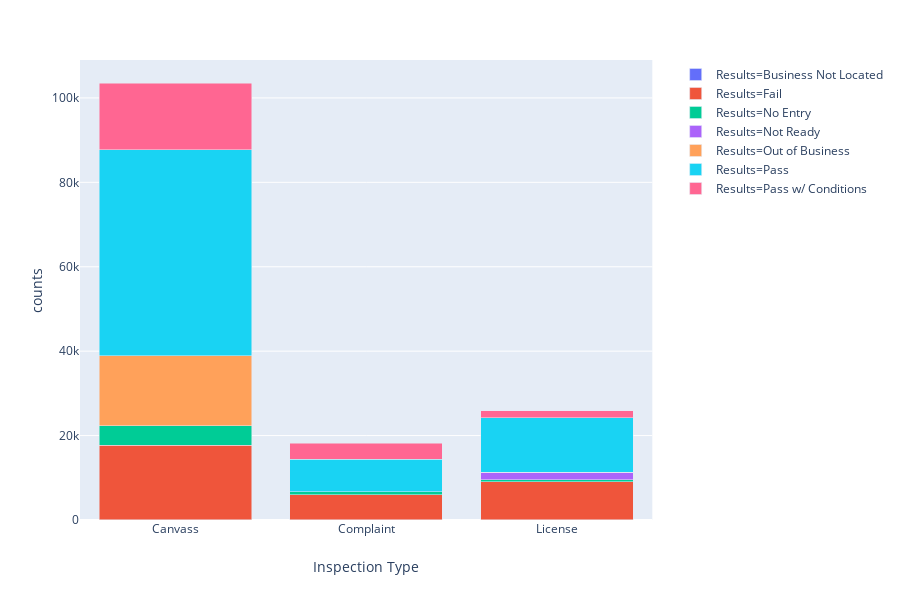

Notebook cell for this chart:
### Code cell
fig = px.bar(inspections_through_time_aggr[inspections_through_time_aggr['Inspection Type'].isin(['Canvass', 'Complaint', 'License'])], 
             x='Inspection Type', y="counts", 
             color='Results', barmode='stack')
fig.show()

### Figure 1 — Plotly figure (JSON) as saved in the notebook; plotly's stock layout.template omitted (floating-point values rounded to 4 significant figures)
{"data": [{"alignmentgroup": "True", "hoverlabel": {"namelength": 0}, "hovertemplate": "Results=Business Not Located<br>Inspection Type=%{x}<br>counts=%{y}", "legendgroup": "Results=Business Not Located", "marker": {"color": "#636efa"}, "name": "Results=Business Not Located", "offsetgroup": "Results=Business Not Located", "orientation": "v", "showlegend": true, "textposition": "auto", "type": "bar", "x": ["Canvass", "Complaint", "License"], "xaxis": "x", "y": [34, 19, 10], "yaxis": "y"}, {"alignmentgroup": "True", "hoverlabel": {"namelength": 0}, "hovertemplate": "Results=Fail<br>Inspection Type=%{x}<br>counts=%{y}", "legendgroup": "Results=Fail", "marker": {"color": "#EF553B"}, "name": "Results=Fail", "offsetgroup": "Results=Fail", "orientation": "v", "showlegend": true, "textposition": "auto", "type": "bar", "x": ["Canvass", "Complaint", "License"], "xaxis": "x", "y": [17668, 5916, 9032], "yaxis": "y"}, {"alignmentgroup": "True", "hoverlabel": {"namelength": 0}, "hovertemplate": "Results=No Entry<br>Inspection Type=%{x}<br>counts=%{y}", "legendgroup": "Results=No Entry", "marker": {"color": "#00cc96"}, "name": "Results=No Entry", "offsetgroup": "Results=No Entry", "orientation": "v", "showlegend": true, "textposition": "auto", "type": "bar", "x": ["Canvass", "Complaint", "License"], "xaxis": "x", "y": [4611, 701, 469], "yaxis": "y"}, {"alignmentgroup": "True", "hoverlabel": {"namelength": 0}, "hovertemplate": "Results=Not Ready<br>Inspection Type=%{x}<br>counts=%{y}", "legendgroup": "Results=Not Ready", "marker": {"color": "#ab63fa"}, "name": "Results=Not Ready", "offsetgroup": "Results=Not Ready", "orientation": "v", "showlegend": true, "textposition": "auto", "type": "bar", "x": ["Canvass", "Complaint", "License"], "xaxis": "x", "y": [52, 17, 1752], "yaxis": "y"}, {"alignmentgroup": "True", "hoverlabel": {"namelength": 0}, "hovertemplate": "Results=Out of Business<br>Inspection Type=%{x}<br>counts=%{y}", "legendgroup": "Results=Out of Business", "marker": {"color": "#FFA15A"}, "name": "Results=Out of Business", "offsetgroup": "Results=Out of Business", "orientation": "v", "showlegend": true, "textposition": "auto", "type": "bar", "x": ["Canvass", "Complaint", "License"], "xaxis": "x", "y": [16586, 64, 57], "yaxis": "y"}, {"alignmentgroup": "True", "hoverlabel": {"namelength": 0}, "hovertemplate": "Results=Pass<br>Inspection Type=%{x}<br>counts=%{y}", "legendgroup": "Results=Pass", "marker": {"color": "#19d3f3"}, "name": "Results=Pass", "offsetgroup": "Results=Pass", "orientation": "v", "showlegend": true, "textposition": "auto", "type": "bar", "x": ["Canvass", "Complaint", "License"], "xaxis": "x", "y": [48795, 7658, 12909], "yaxis": "y"}, {"alignmentgroup": "True", "hoverlabel": {"namelength": 0}, "hovertemplate": "Results=Pass w/ Conditions<br>Inspection Type=%{x}<br>counts=%{y}", "legendgroup": "Results=Pass w/ Conditions", "marker": {"color": "#FF6692"}, "name": "Results=Pass w/ Conditions", "offsetgroup": "Results=Pass w/ Conditions", "orientation": "v", "showlegend": true, "textposition": "auto", "type": "bar", "x": ["Canvass", "Complaint", "License"], "xaxis": "x", "y": [15788, 3785, 1700], "yaxis": "y"}], "layout": {"barmode": "stack", "height": 600, "legend": {"tracegroupgap": 0}, "margin": {"t": 60}, "xaxis": {"anchor": "y", "domain": [0, 0.98], "title": {"text": "Inspection Type"}}, "yaxis": {"anchor": "x", "domain": [0, 1], "title": {"text": "counts"}}}}
